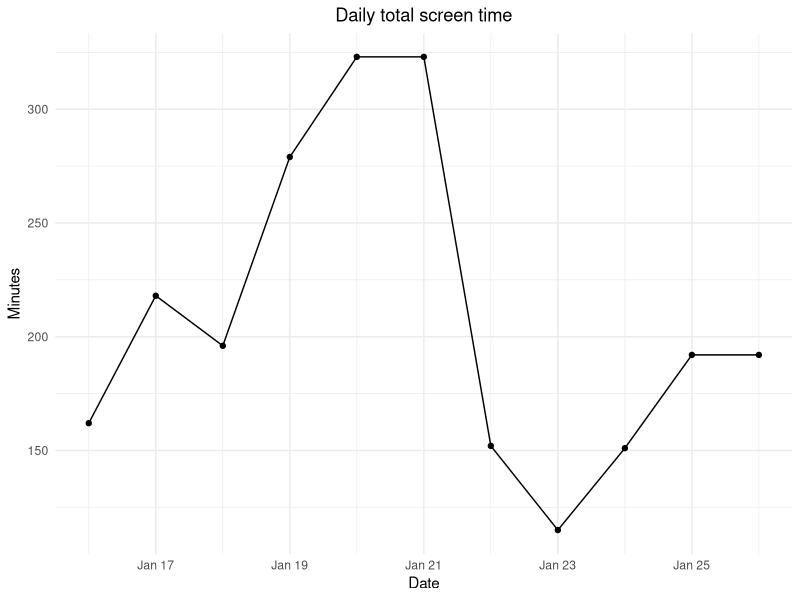
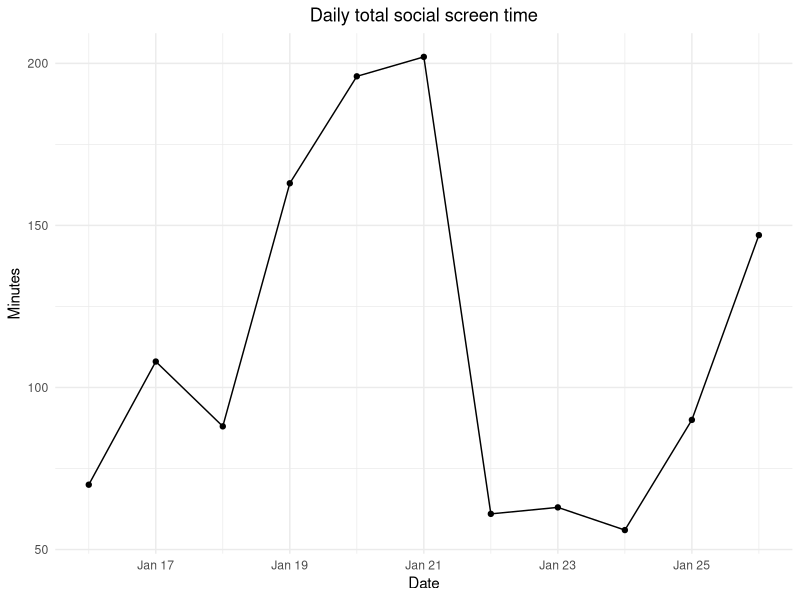
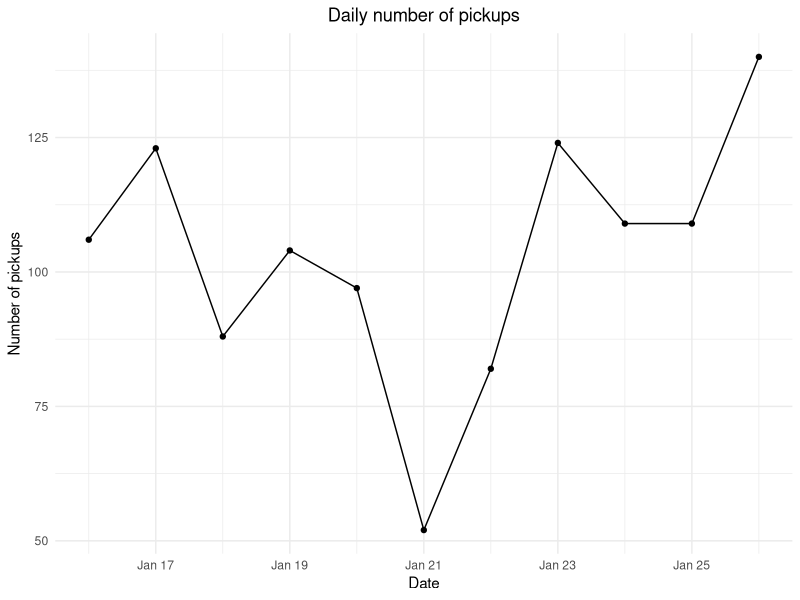
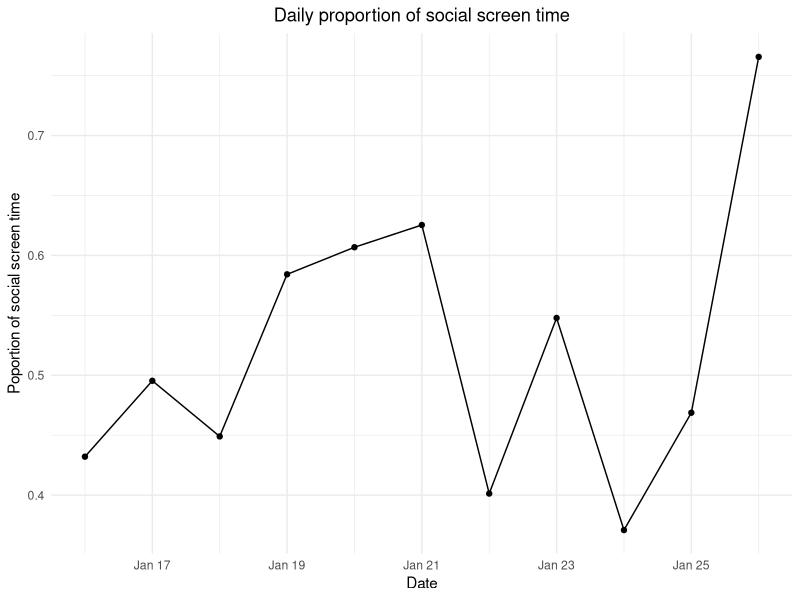
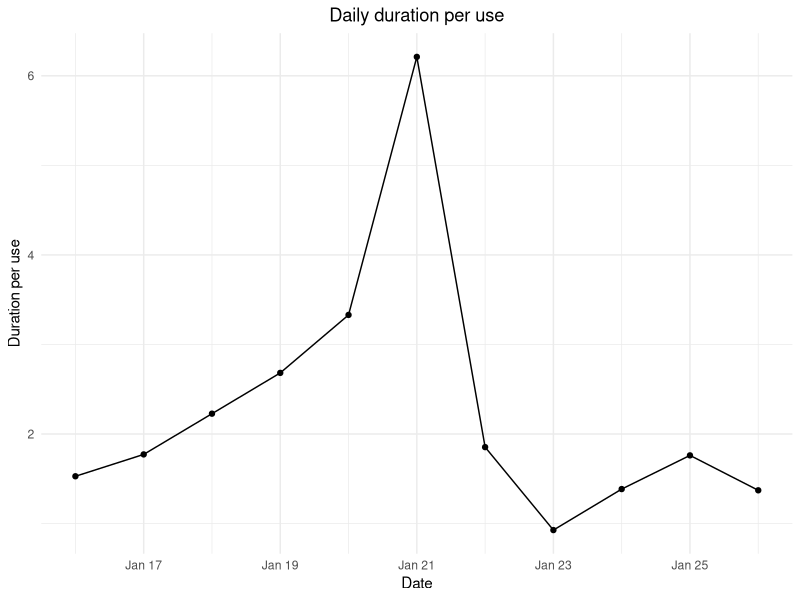
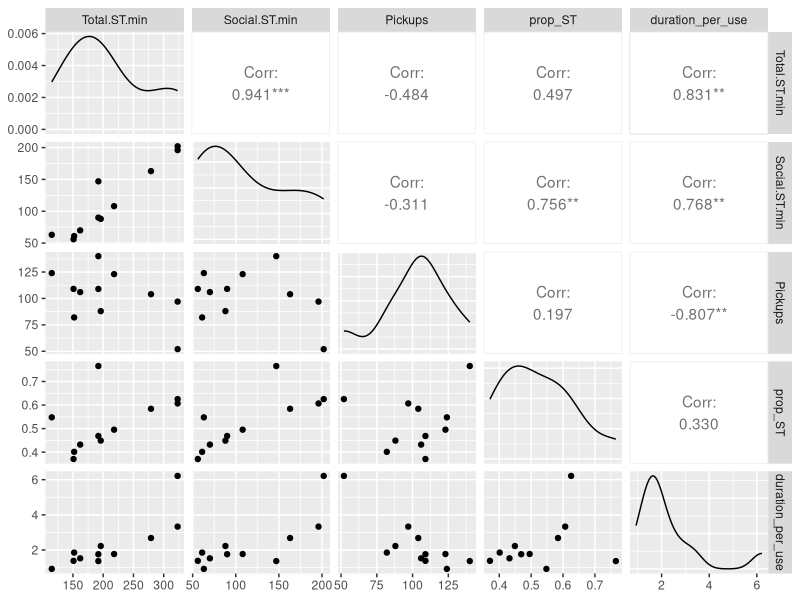
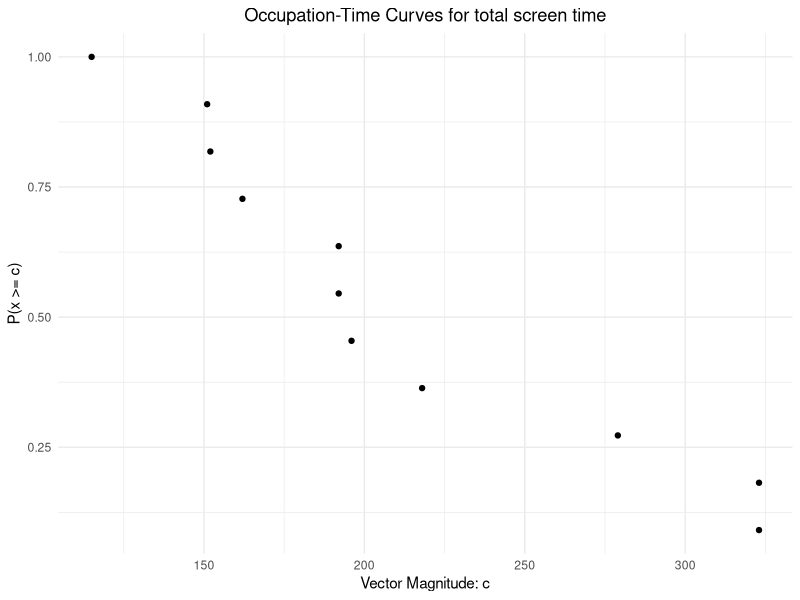
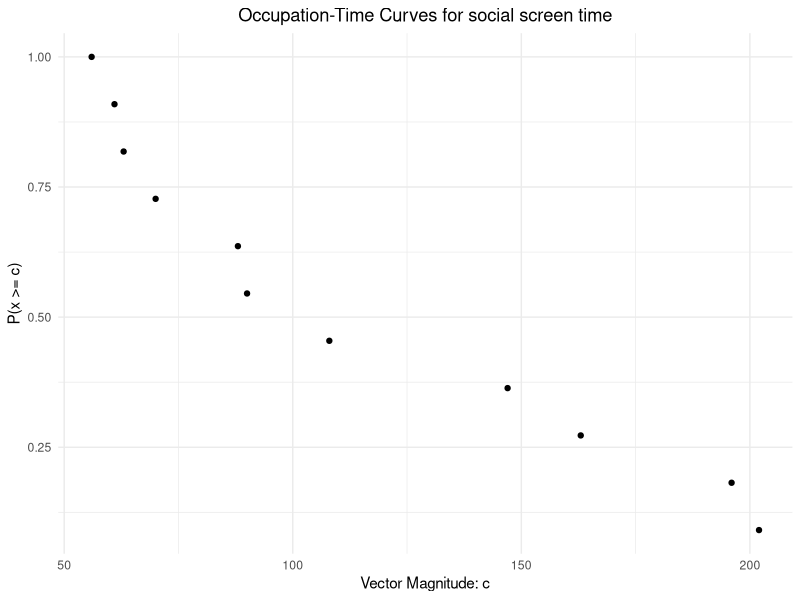

These charts were generated, in order, by the following R code:
## ---- chunk 1
knitr::opts_chunk$set(echo = TRUE)
## ---- chunk 2
setwd("/home/chenggg/BIOSTAT620")
Sys.setlocale("LC_TIME", "en_US.UTF-8")
rm(list = ls())
gc()
library(readxl)
library(dplyr)
library(ggplot2)
library(GGally)
library(lubridate)
library(reshape2)
library(tidyr)
df <- read_excel("ScreenTime.xlsx")
df <- df[c(1:11), ]
df$Pickup.1st_EST <- format(as.POSIXct(df$Pickup.1st_PST, format = "%H:%M", tz = "America/Los_Angeles"), "%H:%M", tz = "America/New_York")
## ---- chunk 3
convert_to_minutes <- function(time) {
  if (!grepl("h", time)) {
    return(as.numeric(sub("m", "", time)))
  }
  parts <- strsplit(time, "h|m")[[1]]
  as.numeric(parts[1]) * 60 + as.numeric(parts[2])
}
df$Total.ST.min <- sapply(df$Total.ST, convert_to_minutes)
df$Social.ST.min <- sapply(df$Social.ST, convert_to_minutes)
df$prop_ST <- df$Social.ST.min / df$Total.ST.min
df$duration_per_use <- df$Total.ST.min / df$Pickups
head(df[,9:10])
## ---- chunk 4
# Daily total screen time
ggplot(data = df, aes(x = Date, y = Total.ST.min)) +
  geom_line() + 
  geom_point() +  
  labs(title = "Daily total screen time",
       x = "Date",
       y = "Minutes") +
  theme_minimal() + 
  theme(plot.title = element_text(hjust = 0.5)) 

# Daily total social screen time
ggplot(data = df, aes(x = Date, y = Social.ST.min)) +
  geom_line() + 
  geom_point() +  
  labs(title = "Daily total social screen time",
       x = "Date",
       y = "Minutes") +
  theme_minimal() + 
  theme(plot.title = element_text(hjust = 0.5)) 

# Daily number of pickups
ggplot(data = df, aes(x = Date, y = Pickups)) +
  geom_line() + 
  geom_point() +  
  labs(title = "Daily number of pickups",
       x = "Date",
       y = "Number of pickups") +
  theme_minimal() + 
  theme(plot.title = element_text(hjust = 0.5)) 

# Daily proportion of social screen time
ggplot(data = df, aes(x = Date, y = prop_ST)) +
  geom_line() + 
  geom_point() +  
  labs(title = "Daily proportion of social screen time",
       x = "Date",
       y = "Poportion of social screen time") +
  theme_minimal() + 
  theme(plot.title = element_text(hjust = 0.5)) 

# Daily duration per use
ggplot(data = df, aes(x = Date, y = duration_per_use)) +
  geom_line() + 
  geom_point() +  
  labs(title = "Daily duration per use",
       x = "Date",
       y = "Duration per use") +
  theme_minimal() + 
  theme(plot.title = element_text(hjust = 0.5)) 
## ---- chunk 5
df2 <- df[,c(1,3,5,6,9,10)]
ggpairs(df2[,-1]) 
## ---- chunk 6
# Calculate the P(x >= c) for Total.ST.min
df2 <- df2[order(df2$Total.ST.min, decreasing = TRUE),]  # Sorting by Total.ST.min
df2$Total.ST.prob <- seq_along(df2$Total.ST.min) / nrow(df2)

# Plot
ggplot(df2, aes(x = Total.ST.min, y = Total.ST.prob)) +
  geom_point() + 
  labs(x = "Vector Magnitude: c", 
       y = "P(x >= c)",
       title = "Occupation-Time Curves for total screen time") +
  theme_minimal() + 
  theme(plot.title = element_text(hjust = 0.5)) 

# Calculate the P(x >= c) for Social.ST.min
df2 <- df2[order(df2$Social.ST.min, decreasing = TRUE),]  # Sorting by Social.ST.min
df2$Social.ST.prob <- seq_along(df2$Social.ST.min) / nrow(df)

# Plot
ggplot(df2, aes(x = Social.ST.min, y = Social.ST.prob)) +
  geom_point() + 
  labs(x = "Vector Magnitude: c", 
       y = "P(x >= c)",
       title = "Occupation-Time Curves for social screen time") +
  theme_minimal() + 
  theme(plot.title = element_text(hjust = 0.5)) 

# Calculate the P(x >= c) for Pickups
df2 <- df2[order(df2$Pickups, decreasing = TRUE),]  # Sorting by Pickups
df2$Pickups.prob <- seq_along(df2$Pickups) / nrow(df)

# Plot
ggplot(df2, aes(x = Pickups, y = Pickups.prob)) +
  geom_point() + 
  labs(x = "Vector Magnitude: c", 
       y = "P(x >= c)",
       title = "Occupation-Time Curves for Number of Pickups") +
  theme_minimal() + 
  theme(plot.title = element_text(hjust = 0.5)) 

# Calculate the P(x >= c) for prop_ST
df2 <- df2[order(df2$prop_ST, decreasing = TRUE),]  # Sorting by prop_ST
df2$prop_ST.prob <- seq_along(df2$prop_ST) / nrow(df)

# Plot
ggplot(df2, aes(x = prop_ST, y = prop_ST.prob)) +
  geom_point() + 
  labs(x = "Vector Magnitude: c", 
       y = "P(x >= c)",
       title = "Occupation-Time Curves for Number of proportion of social screen time") +
  theme_minimal() + 
  theme(plot.title = element_text(hjust = 0.5))

# Calculate the P(x >= c) for prop_ST
df2 <- df2[order(df2$duration_per_use, decreasing = TRUE),]  # Sorting by duration_per_use
df2$duration_per_use.prob <- seq_along(df2$duration_per_use) / nrow(df)

# Plot
ggplot(df2, aes(x = duration_per_use, y = duration_per_use.prob)) +
  geom_point() + 
  labs(x = "Vector Magnitude: c", 
       y = "P(x >= c)",
       title = "Occupation-Time Curves for Duration per use") +
  theme_minimal() + 
  theme(plot.title = element_text(hjust = 0.5))
## ---- chunk 7
par(mfrow=c(3,2))
for(i in 2:6) {
  acf_result <- acf(df2[[i]], main = paste("ACF for series", names(df2)[i]), plot = T)
  print(paste("Autocorrelations for series:", names(df2)[i]))
  print(acf_result$acf)
  acf_result
}
## ---- chunk 8
library(circular)
time_to_degrees <- function(time) {
  # Convert time to hours and minutes
  hours <- as.numeric(substr(time, 1, 2))
  minutes <- as.numeric(substr(time, 4, 5))
  # Calculate the total hours since midnight
  total_hours <- hours + minutes / 60
  # Calculate the angle
  angle <- total_hours / 24 * 360
  return(angle)
}
angles <- sapply(df$Pickup.1st_EST, time_to_degrees)
pickup_angles <- circular(angles, units="degrees", template="clock24")
## ---- chunk 9
# Plot the circular data
plot(pickup_angles, pch=19, col='blue', main="First Pickup Times on 24-hour Clock")
## ---- chunk 10
plot(pickup_angles, stack=TRUE, bins=144, col=" blue " ) # 360/2.5=144
## ---- chunk 11
glm_model <- glm(Pickups ~ offset(log(Total.ST.min / 60)), family = poisson, data = df2)
summary(glm_model)
## ---- chunk 12
mark_weekdays <- function(date) {
  if (weekdays(date) %in% c("Saturday", "Sunday")) {
    return(0)
  } else {
    return(1)
  }
}
df2$IsWeekday <- sapply(df2$Date, mark_weekdays)
df2$IsAfterJan10 <- 1
glm_model2 <- glm(Pickups ~ IsWeekday + IsAfterJan10 + offset(log(Total.ST.min / 60)), family=poisson, data = df2)
summary(glm_model2)
## ---- chunk 13
estimates <- mle.vonmises(pickup_angles)
(mu <- estimates$mu)
(kappa <- estimates$kappa)
## ---- chunk 14
angle_830AM <- (time_to_degrees("08:30") * 2 * pi)/360- pi
angle_830AM_circular <- circular(angle_830AM, type = 'angles', units = 'radians')
cdf <- pvonmises(angle_830AM_circular, mu, kappa)

# The probability that the first pickup is at 8:30 AM or later
probability <- 1 - cdf
probability
